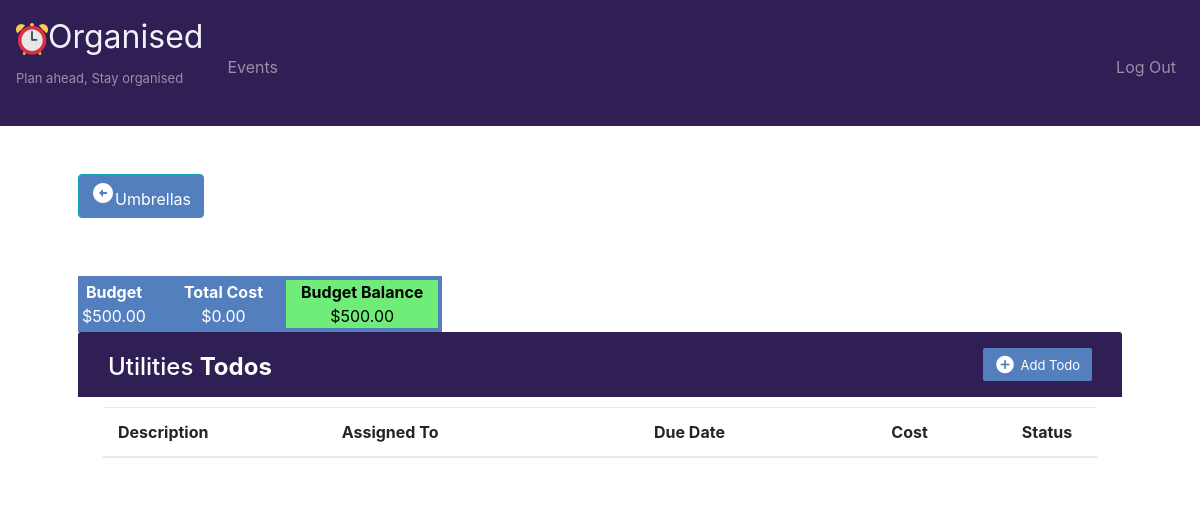
/todo?umbrella=4 (signed in), run on the app's committed database.
### application.py (models this page shows)
class Umbrellas(db.Model):
    PK = db.Column(db.Integer, primary_key=True)
    description = db.Column(db.String(50))
    title = db.Column(db.String(50))
    budget = db.Column(db.Float)
    date_created = db.Column(db.DateTime, default=datetime.now)
    eventsid = db.Column(db.Integer)

### application.py (the view)
@app.route("/todo", methods=["GET", "POST"])
@login_required
def todo():
    if not request.args.get("umbrella"):
        return redirect("/")
    umbrellaID = request.args.get("umbrella")
    umbrella=Umbrellas.query.filter_by(PK=umbrellaID).first()
    if not umbrella:
        return redirect("/")
    event=Events.query.filter_by(PK=umbrella.eventsid, userid=session["user_id"]).first()
    if not event:
        return redirect("/")
    if request.method == "POST":
        if request.form.get("event")=="add":
            item = Todos(description=request.form.get("description"), assigned_to=request.form.get("assigned_to"), cost=request.form.get("cost"),
            status=request.form.get("status"), umbrellasid=umbrellaID)
            if request.form.get("due_date"):
                    item.due_date=datetime.strptime(request.form.get("due_date"), '%Y-%m-%dT%H:%M')
            db.session.add(item)
            db.session.commit()
            flash("Todo added Successfully")
        elif request.form.get("event")=="edit":
            update_todo = Todos.query.get(request.form.get('PK'))
            if not request.form.get("PK") or not update_todo:
                return "Record not found"
            else:
                update_todo.description=request.form.get("description")
                update_todo.assigned_to=request.form.get("assigned_to")
                update_todo.cost=request.form.get("cost")
                update_todo.status=request.form.get("status")
                if update_todo.due_date:
                    update_todo.due_date=datetime.strptime(request.form.get("due_date"), '%Y-%m-%dT%H:%M')
                if not update_todo.cost:
                    update_todo.cost = 0
                db.session.commit()
                flash("Todo Updated Successfully")
        elif request.form.get("event")=="delete":
            if not request.form.get("PK"):
                return "Record not found"
            else:
                delete_todo = Todos.query.get(request.form.get('PK'))
                db.session.delete(delete_todo)
                db.session.commit()
                flash("Todo Deleted Successfully")
        todos = Todos.query.filter_by(umbrellasid=umbrellaID).all()
        return render_template("todo.html", todos=todos, umbrella=umbrella)
    else:
        todos = Todos.query.filter_by(umbrellasid=umbrellaID).all()
        return render_template("todo.html", todos=todos, umbrella=umbrella)

### application.py (called while the page is built)
@app.after_request
def after_request(response):
    response.headers["Cache-Control"] = "no-cache, no-store, must-revalidate"
    response.headers["Expires"] = 0
    response.headers["Pragma"] = "no-cache"
    return response

### helpers.py (called while the page is built)
def login_required(f):
    @wraps(f)
    def decorated_function(*args, **kwargs):
        if session.get("user_id") is None:
            return redirect("/login")
        return f(*args, **kwargs)
    return decorated_function

def usd(value):
    if value >= 0:
        return f"${value:,.2f}"
    else:
        return value

### templates/todo.html (shortened to what this page needs)
{% extends "layout.html" %}
{% block main %}
{% set totalcost = namespace(value=0) %}
{% for todo in todos %}
	{% set totalcost.value = totalcost.value + todo.cost %}
{%endfor%}
<div>
	<a href="/umbrella?event={{umbrella.eventsid}}" class="btn btn-info" style="float:left; background-color:#537fbe"><i class="material-icons"> arrow_circle_left</i><span>Umbrellas</span> </a>
</div>
<br> <br> <br>
<div class="container-xl">
	<div class="row">
	<div class="table-responsive">
		<div class="row">
			<div class="budget">
				<b>Budget</b>  <br>  {{umbrella.budget | usd}}
			</div>
			<div class="budget">
				<b>Total Cost</b> <br> {{totalcost.value | usd}}
			</div>
			{% if (umbrella.budget -totalcost.value) < 0 %}
			<div class="budget" style="background-color:red">
				<b>Budget Balance</b> <br> {{(umbrella.budget -totalcost.value)| usd}}
			</div>
			{% else %}
			<div class="budget" style="background-color:#6fed78; color:black">
				<b>Budget Balance</b> <br> {{(umbrella.budget -totalcost.value) | usd}}
			</div>
			{% endif %}
		</div>
		<div class="table-wrapper">
			<div class="table-title">
				<div class="row">
					<div class="col-sm-6">
					    <h2 class="header">{{umbrella.title}} <b>Todos</b></h2>
					</div>
					<div class="col-sm-6">
						<a href="#addTodoModal" class="btn btn-info" data-toggle="modal"><i class="material-icons">&#xE147;</i> <span>Add Todo</span></a>
					</div>
				</div>
			</div>
			<table class="table table-striped table-hover">
				<thead>
					<tr>
						<th>Description</th>
						<th>Assigned To</th>
						<th>Due Date</th>
						<th>Cost</th>
						<th>Status</th>
					</tr>
				</thead>
			</table>
		</div>
	</div>
</div>
{% endblock %}

### static/styles.css (style rules this page uses)
.budget { border: 4px solid #537fbe; background-color:#537fbe; color: #fff; max-width: 40%; padding-right:15px; padding-left:15px; text-align: center; }
.header { float:left; }
.table-responsive { margin: 30px 0; }
.table-wrapper { background: #fff; padding: 20px 25px; border-radius: 3px; min-width: 1000px; box-shadow: 0 1px 1px rgba(0,0,0,.05); }
.table-title { padding-bottom: 15px; background: #2f1f54; color: #fff; padding: 16px 30px; min-width: 100%; margin: -20px -25px 10px; border-radius: 3px 3px 0 0; }
.table-title h2 { margin: 5px 0 0; font-size: 24px; }
.table-title .btn { color: #fff; float: right; font-size: 13px; border: none; min-width: 50px; border-radius: 2px; outline: none !important; margin-left: 10px; background-color: #537fbe; }
.table-title .btn i { float: left; font-size: 21px; margin-right: 5px; }
.table-title .btn span { float: left; margin-top: 2px; }
table.table tr th, table.table tr td { border-color: #e9e9e9; padding: 12px 15px; vertical-align: middle; }
table.table tr th:first-child { width: 60px; }
table.table tr th:last-child { width: 100px; }

### data on the page
Umbrellas: budget "$500.00", (umbrella.budget-totalcost.value)|usd "$500.00", title "Utilities"

### other printed values
{{ totalcost.value | usd }} "$0.00"
